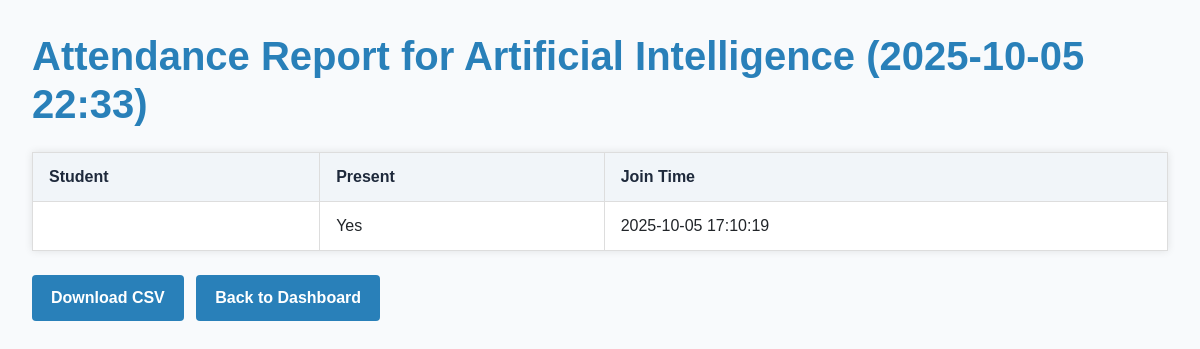
/faculty/meeting/12/attendance_report/ (signed in), run on the app's committed database.
### main/models.py (models this page shows, shortened)
class Meeting(models.Model):
    subject = models.ForeignKey(Subject, on_delete=models.CASCADE)
    schedule_datetime = models.DateTimeField()
    meeting_link = models.URLField(blank=True, null=True)  # Placeholder for video call link
    video_room_link = models.CharField(max_length=255, blank=True, null=True)

class Subject(models.Model):
    name = models.CharField(max_length=100)
    department = models.ForeignKey(Department, on_delete=models.CASCADE)
    faculty = models.ForeignKey(User, on_delete=models.CASCADE, limit_choices_to={'userprofile__role': 'faculty'})

class Attendance(models.Model):
    meeting = models.ForeignKey(Meeting, on_delete=models.CASCADE)
    student = models.ForeignKey(User, on_delete=models.CASCADE, limit_choices_to={'userprofile__role': 'student'})
    join_time = models.DateTimeField(null=True, blank=True)
    leave_time = models.DateTimeField(null=True, blank=True)
    duration = models.DurationField(null=True, blank=True)
    present = models.BooleanField(default=False)  # Marked True if attendance criteria met

### main/views.py (the view)
# urls.py: path('faculty/meeting/<int:meeting_id>/attendance_report/', views.attendance_report, name='attendance_report'),
@login_required
def attendance_report(request, meeting_id):
    meeting = get_object_or_404(Meeting, id=meeting_id, subject__faculty=request.user)
    attendance_records = Attendance.objects.filter(meeting=meeting).select_related('student')
    for record in attendance_records:
        if record.join_time and record.leave_time:
            record.duration = record.leave_time - record.join_time
        else:
            record.duration = None
    context = {
        'meeting': meeting,
        'attendance_records': attendance_records,
    }
    return render(request, 'main/attendance_report.html', context)

### main/templates/main/attendance_report.html (shortened to what this page needs)
{% load static %}
<!DOCTYPE html>
<html lang="en">
<head>
  <link href="https://cdn.jsdelivr.net/npm/bootstrap@5.3.0/dist/css/bootstrap.min.css" rel="stylesheet" />
</head>
<body>
<h1>Attendance Report for {{ meeting.subject.name }} ({{ meeting.schedule_datetime|date:"Y-m-d H:i" }})</h1>
<table>
  <thead>
    <tr>
      <th>Student</th>
      <th>Present</th>
      <th>Join Time</th>
    </tr>
  </thead>
  <tbody>
    {% for record in attendance_records %}
    <tr>
      <td>{{ record.student.get_full_name }}</td>
      <td>{{ record.present|yesno:"Yes,No" }}</td>
      <td>
        {% if record.join_time %}
          {{ record.join_time|date:"Y-m-d H:i:s" }}
        {% else %}
          -
        {% endif %}
      </td>
    </tr>
    {% empty %}
    <tr>
      <td colspan="3" class="text-center text-muted">No attendance records available.</td>
    </tr>
    {% endfor %}
  </tbody>
</table>
<a href="{% url 'export_attendance_csv' meeting.id %}" class="btn">Download CSV</a>
<a href="{% url 'faculty_dashboard' %}" class="btn">Back to Dashboard</a>
</body>
</html>

### main/templates/main/attendance_report.html (style rules this page uses)
body { font-family: 'Poppins', Arial, sans-serif; background-color: #f8fafc; margin: 2rem; }
h1 { color: #2980b9; font-weight: 700; margin-bottom: 1.5rem; }
table { width: 100%; border-collapse: collapse; background-color: #fff; box-shadow: 0 0 8px rgba(0,0,0,0.1); }
th, td { padding: 12px 16px; border: 1px solid #ddd; text-align: left; }
th { background-color: #f1f5f9; color: #1e293b; font-weight: 700; }
a.btn { display: inline-block; padding: 10px 18px; margin: 1.5rem 0.5rem 0 0; background-color: #2980b9; color: white; text-decoration: none; font-weight: 600; border-radius: 4px; transition: background-color 0.3s ease; }

### data on the page
Meeting: subject.name "Artificial Intelligence", schedule_datetime "2025-10-05 22:33"
Attendance: present "Yes", join_time "2025-10-05 17:10:19"
